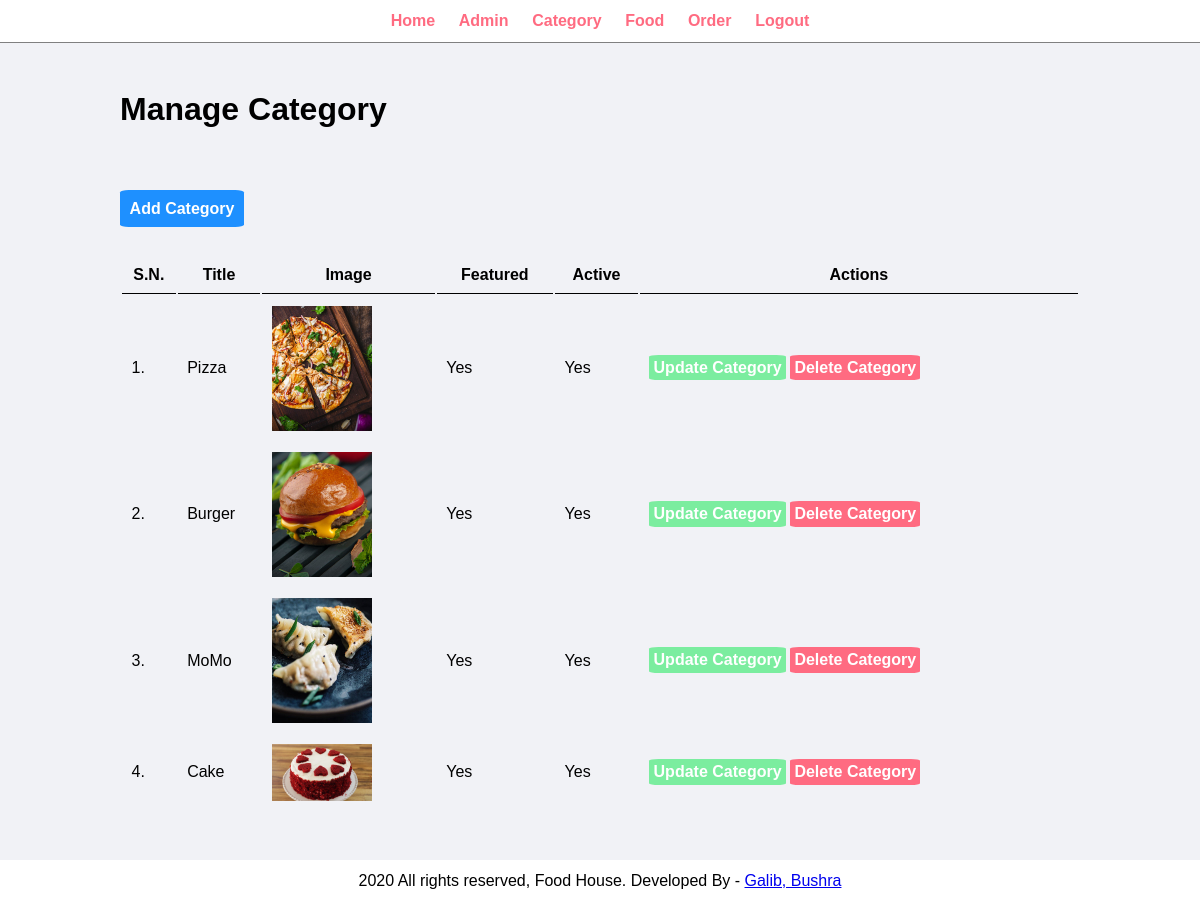
Page /admin/manage-category.php (signed in) on the committed database.
### tables this page shows
CREATE TABLE `tbl_category` (
  `id` int(10) UNSIGNED NOT NULL,
  `title` varchar(100) NOT NULL,
  `image_name` varchar(255) NOT NULL,
  `featured` varchar(10) NOT NULL,
  `active` varchar(10) NOT NULL
);

### admin/manage-category.php (the view, shortened to what this page needs)
<link rel="stylesheet" type="text/css" href="../css/admin.css">
<?php include('partials/menu.php'); ?>
<div class="main-content">
    <div class="wrapper">
        <h1>Manage Category</h1>
        <br /><br />
        <br><br>
                <a href="<?php echo SITEURL; ?>admin/add-category.php" class="btn-primary">Add Category</a>
                <br /><br /><br />
                <table class="tbl-full">
                    <tr>
                        <th>S.N.</th>
                        <th>Title</th>
                        <th>Image</th>
                        <th>Featured</th>
                        <th>Active</th>
                        <th>Actions</th>
                    </tr>
                    <?php
                        $sql = "SELECT * FROM tbl_category";
                        $res = mysqli_query($conn, $sql);
                        $count = mysqli_num_rows($res);
                        $sn=1;
                        if($count>0)
                        {
                            while($row=mysqli_fetch_assoc($res))
                            {
                                $id = $row['id'];
                                $title = $row['title'];
                                $image_name = $row['image_name'];
                                $featured = $row['featured'];
                                $active = $row['active'];
                                ?>
                                    <tr>
                                        <td><?php echo $sn++; ?>. </td>
                                        <td><?php echo $title; ?></td>
                                        <td>
                                            <?php
                                                if($image_name!="")
                                                {
                                                    ?>
                                                    <img src="<?php echo SITEURL; ?>images/category/<?php echo $image_name; ?>" width="100px" >
                                                    <?php
                                                }
                                                else
                                                {
                                                    echo "<div class='error'>Image not Added.</div>";
                                                }
                                            ?>
                                        </td>
                                        <td><?php echo $featured; ?></td>
                                        <td><?php echo $active; ?></td>
                                        <td>
                                            <a href="<?php echo SITEURL; ?>admin/update-category.php?id=<?php echo $id; ?>" class="btn-secondary">Update Category</a>
                                            <a href="<?php echo SITEURL; ?>admin/delete-category.php?id=<?php echo $id; ?>&image_name=<?php echo $image_name; ?>" class="btn-danger">Delete Category</a>
                                        </td>
                                    </tr>
                                <?php
                            }
                        }
                        else
                        {
                            ?>
                            <tr>
                                <td colspan="6"><div class="error">No Category Added.</div></td>
                            </tr>
                            <?php
                        }
                    ?>
                </table>
    </div>
</div>
<?php include('partials/footer.php'); ?>

### css/admin.css (style rules this page uses)
* { margin: 0; padding: 0; font-family: Arial, Helvetica, sans-serif; }
.wrapper { padding: 1%; width: 80%; margin: 0 auto; }
.main-content { padding: 3% 0; background-color: #f1f2f6; }
.tbl-full { width: 100%; }
table tr th { border-bottom: 1px solid black; padding: 1%; }
table tr td { padding: 1%; }
.btn-primary { background-color: #1e90ff; padding: 1%; color: white; text-decoration: none; font-weight: bold; border-radius: 7%; }
.btn-secondary { background-color: #7bed9f; padding: 1%; color: white; text-decoration: none; font-weight: bold; border-radius: 7%; }
.btn-danger { background-color: #ff6b81; padding: 1%; color: white; text-decoration: none; font-weight: bold; border-radius: 7%; }

### rows in the picture
tbl_category: title "Pizza", image_name (picture), featured "Yes", active "Yes"
tbl_category: title "Burger", image_name (picture), featured "Yes", active "Yes"
tbl_category: title "MoMo", image_name (picture), featured "Yes", active "Yes"
tbl_category: title "Cake", image_name (picture), featured "Yes", active "Yes"
